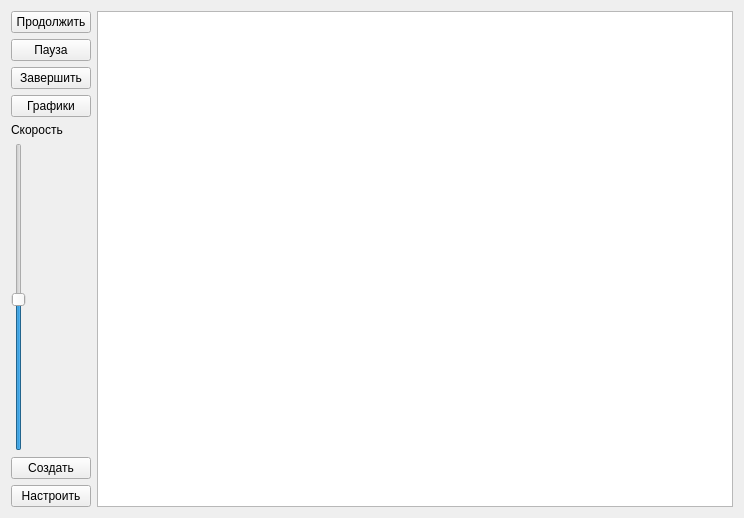
<?xml version="1.0" encoding="UTF-8"?>
<ui version="4.0">
 <class>AnimalScene</class>
 <widget class="QWidget" name="AnimalScene">
  <property name="geometry">
   <rect>
    <x>0</x>
    <y>0</y>
    <width>744</width>
    <height>518</height>
   </rect>
  </property>
  <property name="sizePolicy">
   <sizepolicy hsizetype="Expanding" vsizetype="Expanding">
    <horstretch>0</horstretch>
    <verstretch>0</verstretch>
   </sizepolicy>
  </property>
  <property name="windowTitle">
   <string>Form</string>
  </property>
  <layout class="QGridLayout" name="gridLayout">
   <item row="1" column="0">
    <widget class="QLabel" name="label">
     <property name="font">
      <font>
       <pointsize>9</pointsize>
      </font>
     </property>
     <property name="text">
      <string>Скорость</string>
     </property>
    </widget>
   </item>
   <item row="0" column="0">
    <layout class="QVBoxLayout" name="verticalLayout" stretch="4,4,4,0">
     <item>
      <widget class="QPushButton" name="resumeButton">
       <property name="text">
        <string>Продолжить</string>
       </property>
      </widget>
     </item>
     <item>
      <widget class="QPushButton" name="pauseButton">
       <property name="text">
        <string>Пауза</string>
       </property>
      </widget>
     </item>
     <item>
      <widget class="QPushButton" name="completeButton">
       <property name="text">
        <string>Завершить</string>
       </property>
      </widget>
     </item>
     <item>
      <widget class="QPushButton" name="switchButton">
       <property name="text">
        <string>Графики</string>
       </property>
      </widget>
     </item>
    </layout>
   </item>
   <item row="2" column="0">
    <widget class="QSlider" name="speedSlider">
     <property name="font">
      <font>
       <pointsize>11</pointsize>
      </font>
     </property>
     <property name="maximum">
      <number>59</number>
     </property>
     <property name="value">
      <number>29</number>
     </property>
     <property name="orientation">
      <enum>Qt::Vertical</enum>
     </property>
    </widget>
   </item>
   <item row="0" column="1" rowspan="4">
    <layout class="QGridLayout" name="inf">
     <item row="0" column="0">
      <widget class="QGraphicsView" name="graphicsView"/>
     </item>
    </layout>
   </item>
   <item row="3" column="0">
    <layout class="QVBoxLayout" name="verticalLayout_2">
     <item>
      <widget class="QPushButton" name="customAnimalButton">
       <property name="text">
        <string>Создать</string>
       </property>
      </widget>
     </item>
     <item>
      <widget class="QPushButton" name="settingAnimalButton">
       <property name="text">
        <string>Настроить</string>
       </property>
      </widget>
     </item>
    </layout>
   </item>
  </layout>
 </widget>
 <resources/>
 <connections/>
</ui>
